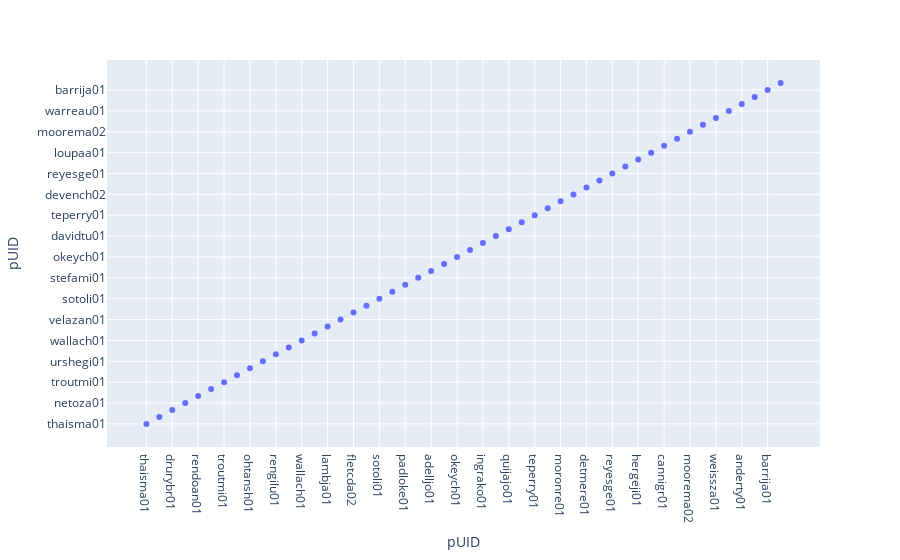

The code cell stored with this chart in its notebook:
### Markdown cell above
Now we need to create the wrapper function that takes a data column and creates something, like a scatter plot

### Code cell
def create_scatter(col_1, col_2):
    fig = px.scatter(teamBattingDF, x=col_1, y=col_2)
    fig.show()


widgets.interact(create_scatter, col_1=pick_col_x, col_2=pick_col_y)

### Figure 1 — Plotly figure (JSON) as saved in the notebook; plotly's stock layout.template omitted (floating-point values rounded to 4 significant figures)
{"data": [{"hovertemplate": "pUID=%{y}<extra></extra>", "legendgroup": "", "marker": {"color": "#636efa", "symbol": "circle"}, "mode": "markers", "name": "", "orientation": "v", "showlegend": false, "type": "scatter", "x": ["thaisma01", "walshja01", "drurybr01", "netoza01", "rendoan01", "wardta01", "troutmi01", "renfrhu01", "ohtansh01", "urshegi01", "rengilu01", "moniami01", "wallach01", "ohopplo01", "lambja01", "velazan01", "fletcda02", "phillbr02", "sotoli01", "escobed01", "padloke01", "stefami01", "adelljo01", "moustmi01", "okeych01", "sandopa02", "ingrako01", "davidtu01", "quijajo01", "webbja01", "teperry01", "estevca01", "moronre01", "devench02", "detmere01", "silsech01", "reyesge01", "soriajo02", "hergeji01", "loupaa01", "cannigr01", "joycebe01", "moorema02", "bachmsa01", "weissza01", "warreau01", "anderty01", "suarejo01", "barrija01", "wantzan01"], "xaxis": "x", "y": ["thaisma01", "walshja01", "drurybr01", "netoza01", "rendoan01", "wardta01", "troutmi01", "renfrhu01", "ohtansh01", "urshegi01", "rengilu01", "moniami01", "wallach01", "ohopplo01", "lambja01", "velazan01", "fletcda02", "phillbr02", "sotoli01", "escobed01", "padloke01", "stefami01", "adelljo01", "moustmi01", "okeych01", "sandopa02", "ingrako01", "davidtu01", "quijajo01", "webbja01", "teperry01", "estevca01", "moronre01", "devench02", "detmere01", "silsech01", "reyesge01", "soriajo02", "hergeji01", "loupaa01", "cannigr01", "joycebe01", "moorema02", "bachmsa01", "weissza01", "warreau01", "anderty01", "suarejo01", "barrija01", "wantzan01"], "yaxis": "y"}], "layout": {"legend": {"tracegroupgap": 0}, "margin": {"t": 60}, "xaxis": {"anchor": "y", "domain": [0, 1], "title": {"text": "pUID"}}, "yaxis": {"anchor": "x", "domain": [0, 1], "title": {"text": "pUID"}}}}
